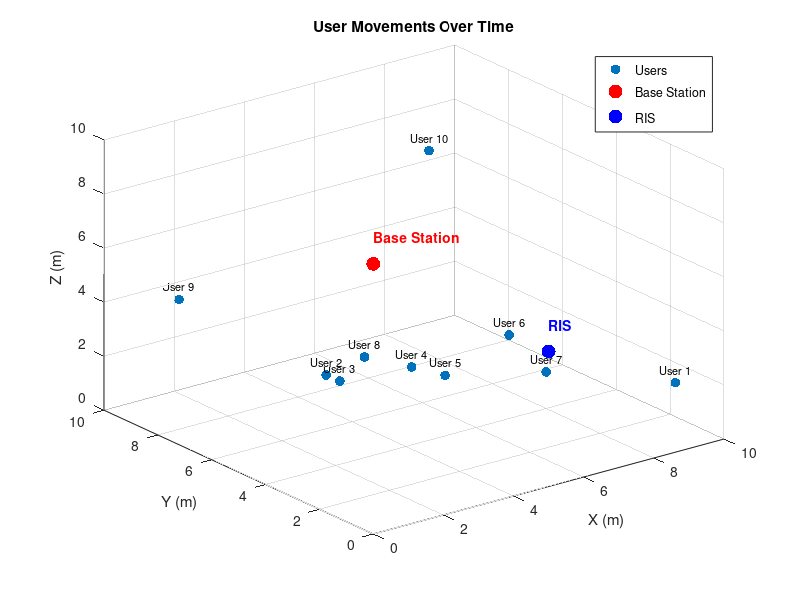

Write the MATLAB code that produced this figure. (Note: this script raises an error after producing the figure.)
%% Real-Time Optimization with GA, PSO, and Hybrid GA-PSO
clear; clc; close all;

% Constants
rng(222); % Ensure reproducibility
c = 299792458; % Speed of light in m/s
frequency = 28e9; % Frequency in mmWave band (28 GHz)
wavelength = c / frequency; % Wavelength calculation

% Parameters
numUsers = 10; % Number of users
N_BS = 8; % Number of base station antennas
N_RIS = 64; % Number of RIS elements
BS_location = [0, 0, 10]; % Fixed Base Station location
RIS_location = [5, 0, 5]; % Fixed RIS location
maxBounds = [10, 10, 10]; % Space boundaries (x, y, z)
sigma2 = 1e-9; % Noise power (W)
P_BS_max = 10; % Power budget at BS (Watts)
quantization_levels = 4; % Number of RIS phase quantization levels
timeSteps = 50; % Number of time steps to simulate
mobility_step = 0.1; % Maximum movement per time step (m)

% RIS Element Layout (Uniform Planar Array)
RIS_spacing = wavelength / 2; % Element spacing (half wavelength)
N_RIS_sqrt = sqrt(N_RIS); % Assume square UPA
[ris_x, ris_y] = meshgrid(0:N_RIS_sqrt-1, 0:N_RIS_sqrt-1);
ris_x = RIS_spacing * (ris_x(:) - mean(ris_x(:))); % X-coordinates
ris_y = RIS_spacing * (ris_y(:) - mean(ris_y(:))); % Y-coordinates
RIS_positions = RIS_location + [ris_x, ris_y, zeros(N_RIS, 1)]; % 3D positions of RIS elements

% User Locations and Mobility
userLocations = rand(numUsers, 3) .* maxBounds; % Initial user locations
userVelocities = (rand(numUsers, 3) - 0.5) * mobility_step; % Random initial velocities

% Initialize Fitness Logs
ga_fitness_logs = zeros(timeSteps, 1);
pso_fitness_logs = zeros(timeSteps, 1);
hybrid_fitness_logs = zeros(timeSteps, 1);

% Real-Time Plot Setup
figure;
movementPlot = scatter3(userLocations(:,1), userLocations(:,2), userLocations(:,3), 50, 'filled', 'DisplayName', 'Users');
hold on;

% Plot and label Base Station (BS)
scatter3(BS_location(1), BS_location(2), BS_location(3), 100, 'r', 'filled', 'DisplayName', 'Base Station');
text(BS_location(1), BS_location(2), BS_location(3) + 1, 'Base Station', 'Color', 'r', 'FontSize', 10, 'FontWeight', 'bold');

% Plot and label RIS
scatter3(RIS_location(1), RIS_location(2), RIS_location(3), 100, 'b', 'filled', 'DisplayName', 'RIS');
text(RIS_location(1), RIS_location(2), RIS_location(3) + 1, 'RIS', 'Color', 'b', 'FontSize', 10, 'FontWeight', 'bold');

% Label Users
for u = 1:numUsers
    text(userLocations(u, 1), userLocations(u, 2), userLocations(u, 3) + 0.5, ...
        ['User ', num2str(u)], 'FontSize', 8, 'HorizontalAlignment', 'center', 'Tag', 'UserLabel');
end

% Plot settings
grid on;
xlim([0 maxBounds(1)]); ylim([0 maxBounds(2)]); zlim([0 maxBounds(3)]);
xlabel('X (m)'); ylabel('Y (m)'); zlabel('Z (m)');
title('User Movements Over Time');
legend;

% Simulation Loop
for t = 1:timeSteps
    fprintf('Time Step: %d/%d\n', t, timeSteps);
    
    % Update user locations based on mobility
    userLocations = userLocations + userVelocities;
    
    % Keep users within bounds
    for i = 1:3
        outOfBounds = (userLocations(:, i) < 0) | (userLocations(:, i) > maxBounds(i));
        userVelocities(outOfBounds, i) = -userVelocities(outOfBounds, i); % Reverse velocity
        userLocations(outOfBounds, i) = max(0, min(maxBounds(i), userLocations(outOfBounds, i))); % Clamp positions
    end
    
    % Update Real-Time Plot
    set(movementPlot, 'XData', userLocations(:,1), 'YData', userLocations(:,2), 'ZData', userLocations(:,3));
    
    % Update User Labels
    delete(findall(gcf, 'type', 'text', 'Tag', 'UserLabel')); % Clear previous labels
    for u = 1:numUsers
        text(userLocations(u, 1), userLocations(u, 2), userLocations(u, 3) + 0.5, ...
            ['User ', num2str(u)], 'FontSize', 8, 'HorizontalAlignment', 'center', 'Tag', 'UserLabel');
    end
    
    drawnow;
end

    
    % Generate Channels
    [H_BS_RIS, H_RIS_Users, H_BS_Users] = generate_channels(userLocations, RIS_positions, BS_location, N_BS, N_RIS, numUsers, wavelength, 10);

    % GA Optimization
    [ga_w, ga_theta, ga_fitness_log] = optimize_ga(H_BS_RIS, H_RIS_Users, H_BS_Users, N_BS, N_RIS, P_BS_max, sigma2, 10, 20, quantization_levels);
    ga_fitness_logs(t) = max(ga_fitness_log);
    
    % PSO Optimization
    [pso_w, pso_theta, pso_fitness_log] = optimize_pso(H_BS_RIS, H_RIS_Users, H_BS_Users, N_BS, N_RIS, P_BS_max, sigma2, 30, 15, quantization_levels);
    pso_fitness_logs(t) = max(pso_fitness_log);
    
    % Hybrid Optimization
    [hybrid_w, hybrid_theta, hybrid_fitness_log] = optimize_hybrid(H_BS_RIS, H_RIS_Users, H_BS_Users, N_BS, N_RIS, P_BS_max, sigma2, 10, 20, 30, 15, quantization_levels);
    hybrid_fitness_logs(t) = max(hybrid_fitness_log);


% Plot Achievable Sum Rates Over Time
figure;
plot(1:timeSteps, ga_fitness_logs, '-o', 'LineWidth', 2); hold on;
plot(1:timeSteps, pso_fitness_logs, '-s', 'LineWidth', 2);
plot(1:timeSteps, hybrid_fitness_logs, '-x', 'LineWidth', 2);
grid on; legend('GA', 'PSO', 'Hybrid GA-PSO');
xlabel('Time Steps'); ylabel('Achievable Sum Rate (bps/Hz)');
title('Optimization Performance Over Time with User Mobility');



%%%%%%%%%%%%%%%%%%%%

%% Functions
% Path Loss
function PL = path_loss(d, wavelength)
    PL = (wavelength / (4 * pi * d))^2; % Linear scale
end

% Generate Channels with Rician Fading
function [H_BS_RIS, H_RIS_Users, H_BS_Users] = generate_channels(userLocations, RIS_positions, BS_location, N_BS, N_RIS, numUsers, wavelength, K_factor)
    LOS_component = 1; % Line-of-sight
    NLOS_component = sqrt(1 / (1 + K_factor));

    H_BS_RIS = zeros(N_RIS, N_BS);
    H_RIS_Users = zeros(numUsers, N_RIS);
    H_BS_Users = zeros(numUsers, N_BS);

    % BS ↔ RIS channel
    for i = 1:N_RIS
        d_BS_RIS = norm(RIS_positions(i, :) - BS_location);
        PL_BS_RIS = path_loss(d_BS_RIS, wavelength);
        H_BS_RIS(i, :) = sqrt(PL_BS_RIS) * (LOS_component + NLOS_component * (randn(1, N_BS) + 1j * randn(1, N_BS))) / sqrt(2);
    end

    % RIS ↔ Users channel
    for k = 1:numUsers
        for i = 1:N_RIS
            d_RIS_User = norm(userLocations(k, :) - RIS_positions(i, :));
            PL_RIS_User = path_loss(d_RIS_User, wavelength);
            H_RIS_Users(k, i) = sqrt(PL_RIS_User) * (LOS_component + NLOS_component * (randn + 1j * randn)) / sqrt(2);
        end
    end

    % BS ↔ Users channel
    for k = 1:numUsers
        d_BS_User = norm(userLocations(k, :) - BS_location);
        PL_BS_User = path_loss(d_BS_User, wavelength);
        H_BS_Users(k, :) = sqrt(PL_BS_User) * (LOS_component + NLOS_component * (randn(1, N_BS) + 1j * randn(1, N_BS))) / sqrt(2);
    end
end

% Achievable Sum Rate
function R = compute_sum_rate(w, theta, H_BS_RIS, H_RIS_Users, H_BS_Users, sigma2)
    numUsers = size(H_RIS_Users, 1);
    R = 0;
    for k = 1:numUsers
        h_eff = H_BS_Users(k, :) * w + H_RIS_Users(k, :) * diag(exp(1j * theta)) * H_BS_RIS * w;
        signal_power = abs(h_eff)^2;
        SINR = signal_power / sigma2;
        R = R + log2(1 + SINR);
    end
end

% Power Consumption
function power = compute_power(w, theta)
    power = norm(w)^2 + sum(abs(exp(1j * theta))); % Beamforming and RIS operation power
end

% Quantize RIS Phases
function quantized_theta = quantize_phases(theta, quantization_levels)
    step_size = 2 * pi / quantization_levels;
    quantized_theta = step_size * round(theta / step_size);
end
%%%
% Genetic Algorithm (GA) Optimization
function [optimized_w, optimized_theta, fitness_log] = optimize_ga(H_BS_RIS, H_RIS_Users, H_BS_Users, N_BS, N_RIS, P_BS_max, sigma2, maxGenerations, popSize, quantization_levels)
    % Initialize Population
    population_w = randn(N_BS, popSize) + 1j * randn(N_BS, popSize); % Random beamforming
    population_theta = 2 * pi * rand(N_RIS, popSize); % Random RIS phase shifts

    fitness_log = zeros(1, maxGenerations); % Track fitness per generation

    % GA Optimization Loop
    for gen = 1:maxGenerations
        % Fitness Evaluation
        fitness = zeros(1, popSize);
        for i = 1:popSize
            w = sqrt(P_BS_max) * population_w(:, i) / norm(population_w(:, i)); % Normalize power
            theta = quantize_phases(population_theta(:, i), quantization_levels); % Quantize RIS phases
            fitness(i) = compute_sum_rate(w, theta, H_BS_RIS, H_RIS_Users, H_BS_Users, sigma2);
        end
        fitness_log(gen) = max(fitness); % Log best fitness

        % Selection: Keep the top half of the population
        [~, idx] = sort(fitness, 'descend');
        top_w = population_w(:, idx(1:popSize / 2));
        top_theta = population_theta(:, idx(1:popSize / 2));

        % Crossover and Mutation
        new_population_w = top_w;
        new_population_theta = top_theta;
        for i = 1:(popSize / 2)
            p1 = randi(size(top_w, 2));
            p2 = randi(size(top_w, 2));
            child_w = (top_w(:, p1) + top_w(:, p2)) / 2;
            child_theta = mean([top_theta(:, p1), top_theta(:, p2)], 2);
            new_population_w(:, end + 1) = child_w;
            new_population_theta(:, end + 1) = child_theta;
        end
        % Apply Mutation
        mutation_rate = 0.1; % Probability of mutation
        mutation_indices = rand(size(new_population_theta)) < mutation_rate;
        new_population_theta(mutation_indices) = 2 * pi * rand(sum(mutation_indices(:)), 1);

        population_w = new_population_w(:, 1:popSize); % Trim population
        population_theta = new_population_theta(:, 1:popSize);
    end
    [~, best_idx] = max(fitness);
    optimized_w = population_w(:, best_idx);
    optimized_theta = quantize_phases(population_theta(:, best_idx), quantization_levels);
end
% Particle Swarm Optimization (PSO)
function [optimized_w, optimized_theta, fitness_log] = optimize_pso(H_BS_RIS, H_RIS_Users, H_BS_Users, N_BS, N_RIS, P_BS_max, sigma2, numParticles, maxIterations, quantization_levels)
    % Initialize Particle Positions and Velocities
    particle_w = randn(N_BS, numParticles) + 1j * randn(N_BS, numParticles); % Random beamforming
    particle_theta = 2 * pi * rand(N_RIS, numParticles); % Random RIS phases
    velocity_w = randn(N_BS, numParticles) * 0.1;
    velocity_theta = randn(N_RIS, numParticles) * 0.1;

    % Fitness Evaluation
    fitness = zeros(1, numParticles);
    best_local_fitness = -Inf(1, numParticles);
    best_local_w = particle_w;
    best_local_theta = particle_theta;

    % Global Best
    [global_best_fitness, best_idx] = max(fitness);
    global_best_w = particle_w(:, best_idx);
    global_best_theta = particle_theta(:, best_idx);

    fitness_log = zeros(1, maxIterations);

    % PSO Loop
    for iter = 1:maxIterations
        for i = 1:numParticles
            % Normalize Power
            w = sqrt(P_BS_max) * particle_w(:, i) / norm(particle_w(:, i));
            theta = quantize_phases(particle_theta(:, i), quantization_levels);
            fitness(i) = compute_sum_rate(w, theta, H_BS_RIS, H_RIS_Users, H_BS_Users, sigma2);

            % Update Local Best
            if fitness(i) > best_local_fitness(i)
                best_local_fitness(i) = fitness(i);
                best_local_w(:, i) = particle_w(:, i);
                best_local_theta(:, i) = particle_theta(:, i);
            end
        end

        % Update Global Best
        [current_best_fitness, best_idx] = max(fitness);
        if current_best_fitness > global_best_fitness
            global_best_fitness = current_best_fitness;
            global_best_w = particle_w(:, best_idx);
            global_best_theta = particle_theta(:, best_idx);
        end

        % Velocity Update (Cognitive and Social Components)
        for i = 1:numParticles
            velocity_w(:, i) = 0.5 * velocity_w(:, i) + rand * (best_local_w(:, i) - particle_w(:, i)) + ...
                rand * (global_best_w - particle_w(:, i));
            velocity_theta(:, i) = 0.5 * velocity_theta(:, i) + rand * (best_local_theta(:, i) - particle_theta(:, i)) + ...
                rand * (global_best_theta - particle_theta(:, i));
        end

        % Position Update
        particle_w = particle_w + velocity_w;
        particle_theta = particle_theta + velocity_theta;

        fitness_log(iter) = global_best_fitness;
    end
    optimized_w = global_best_w;
    optimized_theta = quantize_phases(global_best_theta, quantization_levels);
end

% Hybrid GA-PSO Optimization
function [optimized_w, optimized_theta, fitness_log] = optimize_hybrid(H_BS_RIS, H_RIS_Users, H_BS_Users, N_BS, N_RIS, P_BS_max, sigma2, ga_generations, ga_pop_size, pso_particles, pso_iterations, quantization_levels)
    % GA Phase
    [ga_w, ga_theta, ~] = optimize_ga(H_BS_RIS, H_RIS_Users, H_BS_Users, N_BS, N_RIS, P_BS_max, sigma2, ga_generations, ga_pop_size, quantization_levels);

    % Use GA result as initialization for PSO
    particle_w = repmat(ga_w, 1, pso_particles) + (randn(N_BS, pso_particles) + 1j * randn(N_BS, pso_particles)) * 0.1;
    particle_theta = repmat(ga_theta, 1, pso_particles) + randn(N_RIS, pso_particles) * 0.1;

    [optimized_w, optimized_theta, fitness_log] = optimize_pso(H_BS_RIS, H_RIS_Users, H_BS_Users, N_BS, N_RIS, P_BS_max, sigma2, pso_particles, pso_iterations, quantization_levels);
end

%% Simulation
maxGenerations = 20;
popSize = 50;
numParticles = 30;
maxIterations = 15;

% Generate Initial Channels
[H_BS_RIS, H_RIS_Users, H_BS_Users] = generate_channels(userLocations, RIS_positions, BS_location, N_BS, N_RIS, numUsers, wavelength, 10);

% GA Optimization
[ga_w, ga_theta, ga_fitness_log] = optimize_ga(H_BS_RIS, H_RIS_Users, H_BS_Users, N_BS, N_RIS, P_BS_max, sigma2, maxGenerations, popSize, quantization_levels);

% PSO Optimization
[pso_w, pso_theta, pso_fitness_log] = optimize_pso(H_BS_RIS, H_RIS_Users, H_BS_Users, N_BS, N_RIS, P_BS_max, sigma2, numParticles, maxIterations, quantization_levels);

% Hybrid Optimization
[hybrid_w, hybrid_theta, hybrid_fitness_log] = optimize_hybrid(H_BS_RIS, H_RIS_Users, H_BS_Users, N_BS, N_RIS, P_BS_max, sigma2, maxGenerations, popSize, numParticles, maxIterations, quantization_levels);

% Compute Power and Energy Efficiency Metrics
ga_power = compute_power(ga_w, ga_theta);
pso_power = compute_power(pso_w, pso_theta);
hybrid_power = compute_power(hybrid_w, hybrid_theta);

% Align lengths of fitness logs for plotting
minLength = min([length(ga_fitness_log), length(pso_fitness_log), length(hybrid_fitness_log)]);

% Truncate fitness logs to the same length for plotting
ga_fitness_log = ga_fitness_log(1:minLength);
pso_fitness_log = pso_fitness_log(1:minLength);
hybrid_fitness_log = hybrid_fitness_log(1:minLength);

% Plot fitness logs
figure;
plot(1:minLength, ga_fitness_log, '-o', 'LineWidth', 2); hold on;
plot(1:minLength, pso_fitness_log, '-s', 'LineWidth', 2);
plot(1:minLength, hybrid_fitness_log, '-x', 'LineWidth', 2);
grid on; legend('GA', 'PSO', 'Hybrid GA-PSO');
xlabel('Iterations'); ylabel('Achievable Sum Rate (bps/Hz)');
title('Optimization Performance Comparison');

% Find the point where the sum rate converges to a threshold
convergence_threshold = 0.9 * max(ga_fitness_log); % for example, 90% of the max sum rate
ga_convergence = find(ga_fitness_log >= convergence_threshold, 1);
pso_convergence = find(pso_fitness_log >= convergence_threshold, 1);
hybrid_convergence = find(hybrid_fitness_log >= convergence_threshold, 1);

disp(['GA Convergence: ', num2str(ga_convergence)]);
disp(['PSO Convergence: ', num2str(pso_convergence)]);
disp(['Hybrid GA-PSO Convergence: ', num2str(hybrid_convergence)]);


figure;
bar([ga_power, pso_power, hybrid_power]);
set(gca, 'XTickLabel', {'GA', 'PSO', 'Hybrid GA-PSO'});
ylabel('Power Consumption (Watts)');
title('Power Consumption Comparison');


ga_energy_efficiency = ga_fitness_log(end) / ga_power;
pso_energy_efficiency = pso_fitness_log(end) / pso_power;
hybrid_energy_efficiency = hybrid_fitness_log(end) / hybrid_power;

% Display energy efficiency comparison
disp(['GA Energy Efficiency: ', num2str(ga_energy_efficiency)]);
disp(['PSO Energy Efficiency: ', num2str(pso_energy_efficiency)]);
disp(['Hybrid GA-PSO Energy Efficiency: ', num2str(hybrid_energy_efficiency)]);



disp('GA Optimized Beamforming and RIS Phases:');
disp(ga_w);
disp(ga_theta);

disp('PSO Optimized Beamforming and RIS Phases:');
disp(pso_w);
disp(pso_theta);

disp('Hybrid GA-PSO Optimized Beamforming and RIS Phases:');
disp(hybrid_w);
disp(hybrid_theta);
